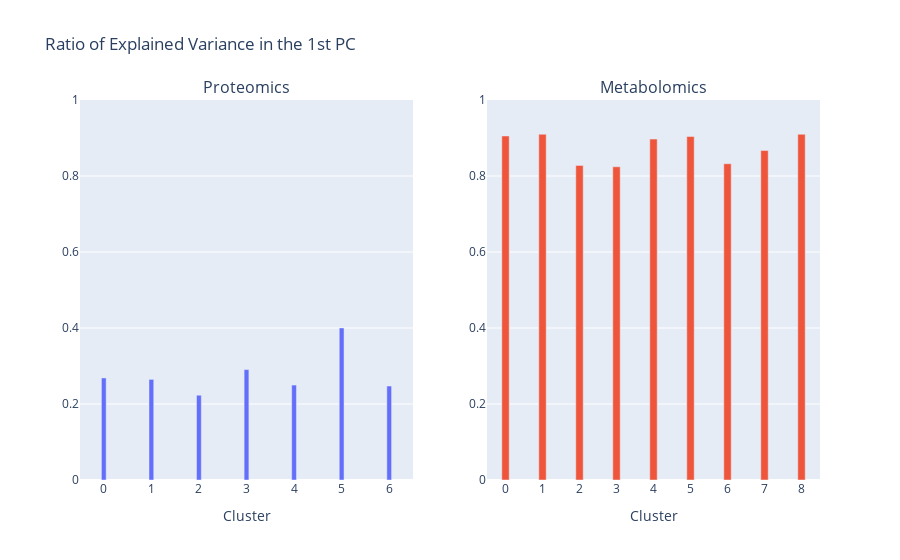

Write notebook code for a chart like this one.
### Markdown cell above
Module Eigenvector

### Code cell
from sklearn.decomposition import PCA

qqcomPCA = [PCA(n_components=1).fit(xq[com]) for com in qqcom]
mmcomPCA = [PCA(n_components=1).fit(xm[com]) for com in mmcom]

fig = make_subplots(rows=1, cols=2, subplot_titles=['Proteomics', 'Metabolomics'])
fig.add_trace(go.Bar(
    x=[str(i) for i in range(len(qqcom))],
    y=[qqcomPCA[i].explained_variance_ratio_[0] for i in range(len(qqcom))], 
    width=0.1, showlegend=False
), row=1, col=1)

fig.add_trace(go.Bar(
    x=[str(i) for i in range(len(mmcom))],
    y=[mmcomPCA[i].explained_variance_ratio_[0] for i in range(len(mmcom))], 
    width=0.2, showlegend=False
), row=1, col=2)

fig.update_yaxes(range=(0,1))
fig.update_xaxes(title='Cluster')
fig.update_layout(title='Ratio of Explained Variance in the 1st PC')

### Figure 1 — Plotly figure (JSON) as saved in the notebook; plotly's stock layout.template omitted (floating-point values rounded to 4 significant figures)
{"data": [{"showlegend": false, "type": "bar", "width": 0.1, "x": ["0", "1", "2", "3", "4", "5", "6"], "xaxis": "x", "y": [0.2686, 0.2648, 0.2231, 0.2906, 0.2498, 0.4002, 0.2474], "yaxis": "y"}, {"showlegend": false, "type": "bar", "width": 0.2, "x": ["0", "1", "2", "3", "4", "5", "6", "7", "8"], "xaxis": "x2", "y": [0.9053, 0.9099, 0.8279, 0.8243, 0.8972, 0.9038, 0.8323, 0.867, 0.9099], "yaxis": "y2"}], "layout": {"annotations": [{"font": {"size": 16}, "showarrow": false, "text": "Proteomics", "x": 0.225, "xanchor": "center", "xref": "paper", "y": 1, "yanchor": "bottom", "yref": "paper"}, {"font": {"size": 16}, "showarrow": false, "text": "Metabolomics", "x": 0.775, "xanchor": "center", "xref": "paper", "y": 1, "yanchor": "bottom", "yref": "paper"}], "title": {"text": "Ratio of Explained Variance in the 1st PC"}, "xaxis": {"anchor": "y", "domain": [0, 0.45], "title": {"text": "Cluster"}}, "xaxis2": {"anchor": "y2", "domain": [0.55, 1], "title": {"text": "Cluster"}}, "yaxis": {"anchor": "x", "domain": [0, 1], "range": [0, 1]}, "yaxis2": {"anchor": "x2", "domain": [0, 1], "range": [0, 1]}}}
